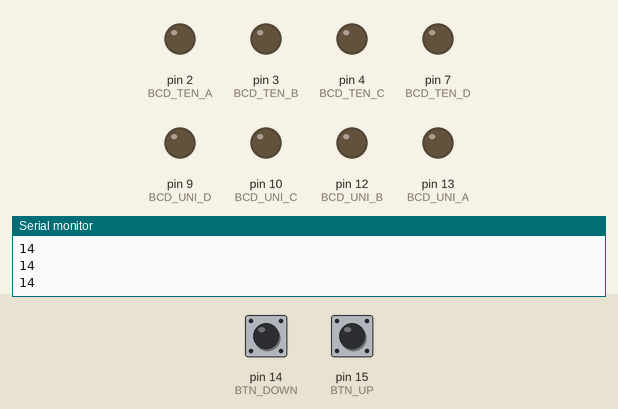
A sketch run on a simulated Arduino Uno, built with avr-gcc and run on an emulated ATmega328P. On the bench: output pins drawn as LEDs (lit = HIGH), the last lines printed to the serial monitor. Dashed ring = blinking. The test bench sets the inputs (shaded band); at power-on: pin 14 (BTN_DOWN) LOW, pin 15 (BTN_UP) LOW.

Above: at 1.8 s.
1.9 s: pin 14 (BTN_DOWN) pulled HIGH for 3.2 s
At 5.5 s:
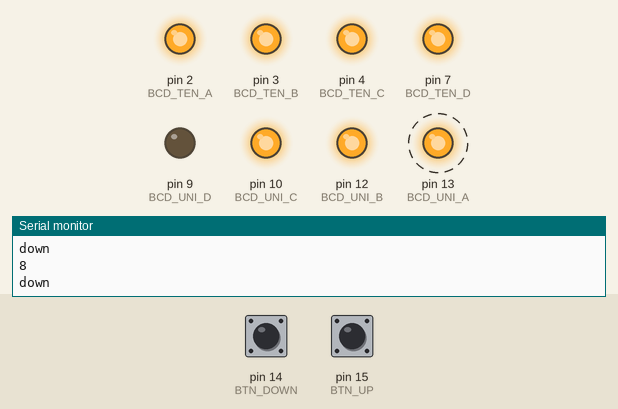
6.6 s: pin 14 (BTN_DOWN) pulled HIGH for 0.6 s
At 8.2 s:
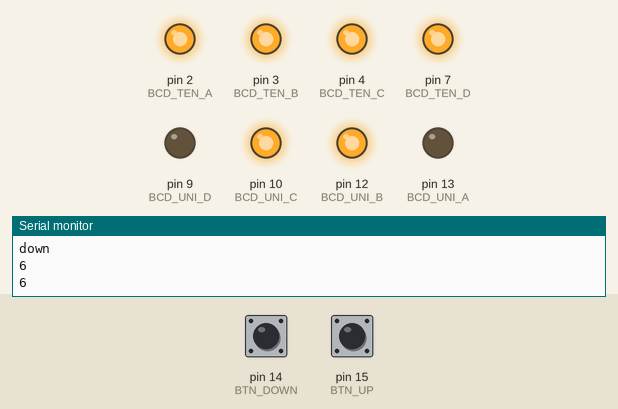
8.7 s: pin 14 (BTN_DOWN) pulled HIGH for 1 s
At 10.1 s:
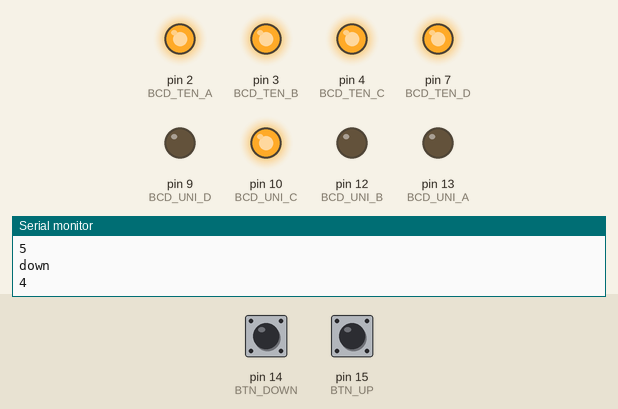
11.2 s: pin 14 (BTN_DOWN) pulled HIGH for 0.6 s
At 12.9 s:
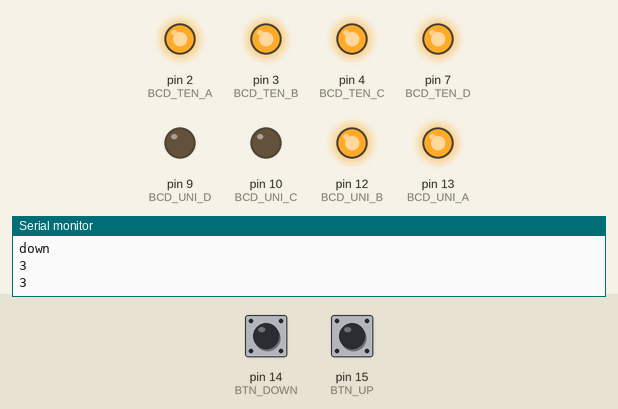
13.3 s: pin 15 (BTN_UP) pulled HIGH for 3.2 s
At 16.4 s:
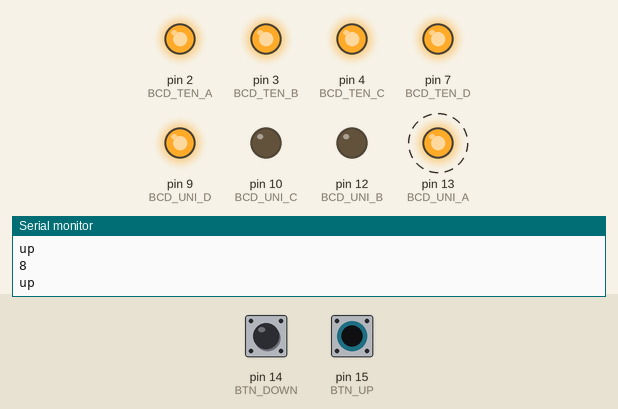
18.0 s: pin 15 (BTN_UP) pulled HIGH for 3.2 s
At 21.4 s:
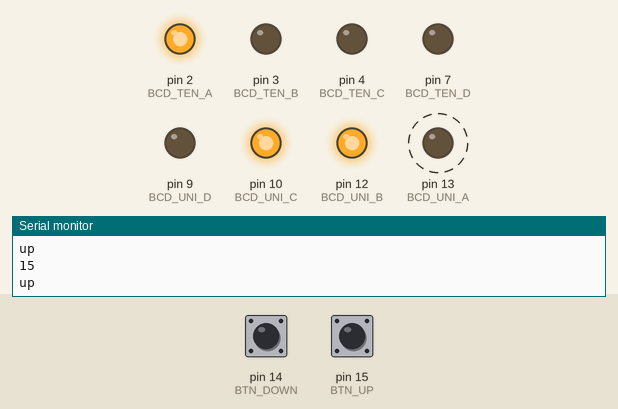
Timing chart, 0 to 22.9 s (numbered marks = the images above; inputs shaded):
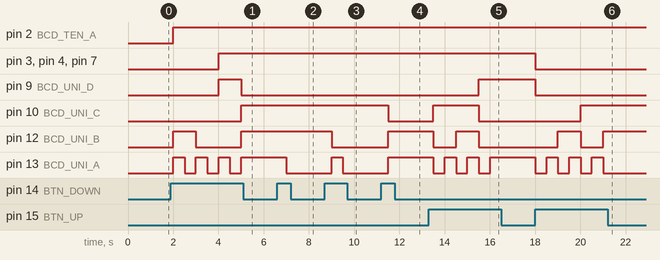

Measured:
- after the input at 1.9 s, pin 2 (BCD_TEN_A): LOW → HIGH after 0.10 s; pin 3 (BCD_TEN_B), pin 4 (BCD_TEN_C), pin 7 (BCD_TEN_D): LOW → HIGH after 2.1 s; pin 9 (BCD_UNI_D): LOW → HIGH after 2.1 s, → LOW 1.0 s later; pin 10 (BCD_UNI_C): LOW → HIGH after 3.1 s; pin 12 (BCD_UNI_B): LOW → HIGH after 0.10 s, → LOW 1.0 s later, → HIGH 2.0 s later
- after the input at 6.6 s, pin 13 (BCD_UNI_A): HIGH → LOW after 0.40 s
- after the input at 8.7 s, pin 12 (BCD_UNI_B): HIGH → LOW after 0.30 s; pin 13 (BCD_UNI_A): LOW → HIGH after 0.30 s, → LOW 0.50 s later
- after the input at 11.2 s, pin 10 (BCD_UNI_C): HIGH → LOW after 0.30 s; pin 12 (BCD_UNI_B), pin 13 (BCD_UNI_A): LOW → HIGH after 0.30 s
- after the input at 13.3 s, pin 9 (BCD_UNI_D): LOW → HIGH after 2.2 s; pin 10 (BCD_UNI_C): LOW → HIGH after 0.20 s, → LOW 2.0 s later; pin 12 (BCD_UNI_B): HIGH → LOW after 0.20 s, → HIGH 1.0 s later, → LOW 1.0 s later; pin 13 (BCD_UNI_A): alternates HIGH for 0.50 s and LOW for 0.50 s, 6 changes in all, then stays HIGH, starting after 0.20 s
- after the input at 18.0 s, pin 3 (BCD_TEN_B), pin 4 (BCD_TEN_C): HIGH → LOW at once

The sketch:

Buttons.ino
```cpp
// I/O Pins
const unsigned int BTN_UP = 15;
const unsigned int BTN_DOWN = 14;
const unsigned int BCD_TEN_A = 2;
const unsigned int BCD_TEN_B = 3;
const unsigned int BCD_TEN_C = 4;
const unsigned int BCD_TEN_D = 7;
const unsigned int BCD_UNI_A = 13;
const unsigned int BCD_UNI_B = 12;
const unsigned int BCD_UNI_C = 10;
const unsigned int BCD_UNI_D = 9;

bool bUp;
bool bDown;

int iTemp = 14;

void setup()
{
  Serial.begin(9600);
  setupIO();

  bUp = false;
  bDown = false;
}

void setupIO()
{
  pinMode(BTN_UP, INPUT);
  pinMode(BTN_DOWN, INPUT);

  pinMode(BCD_TEN_A, OUTPUT);
  pinMode(BCD_TEN_B, OUTPUT);
  pinMode(BCD_TEN_C, OUTPUT);
  pinMode(BCD_TEN_D, OUTPUT);
  pinMode(BCD_UNI_A, OUTPUT);
  pinMode(BCD_UNI_B, OUTPUT);
  pinMode(BCD_UNI_C, OUTPUT);
  pinMode(BCD_UNI_D, OUTPUT);

  digitalWrite(BCD_TEN_A, LOW);
  digitalWrite(BCD_TEN_B, LOW);
  digitalWrite(BCD_TEN_C, LOW);
  digitalWrite(BCD_TEN_D, LOW);
  digitalWrite(BCD_UNI_A, LOW);
  digitalWrite(BCD_UNI_B, LOW);
  digitalWrite(BCD_UNI_C, LOW);
  digitalWrite(BCD_UNI_D, LOW);
}

void loop()
{
  readInput();
  if(bUp)
  {
    Serial.println("up");
    iTemp++;
    setDisplay(iTemp);
  }
  if(bDown)
  {
    Serial.println("down");
    iTemp--;
    setDisplay(iTemp);
  }
  delay(500);

  bUp = false;
  bDown = false;
  Serial.println(iTemp);
}

void readInput()
{
  bUp = HIGH == digitalRead(BTN_UP);
  bDown = HIGH == digitalRead(BTN_DOWN);
}

/**************************************************
** Function tested and working fine on 01/01/17
** re-test if anything is changed
** find test file at Cava\Arduino\Testing\Display
**************************************************/
void setDisplay(int num)
{
  int ten = 0;
  int uni = 0;

  // TODO: what do we do when current temperature is outside this ranges?
  // user plugs device at -5º -> display is unreadable -> user returns
  // malfunctioning device
  if(num > 25)
  {
    ten = 11;
    uni = 11;
  }
  else if(num < 0)
  {
    ten = 12;
    uni = 12;
  }
  else
  {
    ten = num / 10;
    if(0 == ten)
    {
      ten = 15;
    }
    uni = num % 10;
  }
  outputIntToBcd(ten, BCD_TEN_A, BCD_TEN_B, BCD_TEN_C, BCD_TEN_D);
  outputIntToBcd(uni, BCD_UNI_A, BCD_UNI_B, BCD_UNI_C, BCD_UNI_D);
}

/*****************************************************
** Tested along with setDisplay, re-test if changed
*****************************************************/
void outputIntToBcd(int digit, int pinA, int pinB, int pinC, int pinD)
{
  digitalWrite(pinA, 1 == bitRead(digit, 0) ? HIGH : LOW);
  digitalWrite(pinB, 1 == bitRead(digit, 1) ? HIGH : LOW);
  digitalWrite(pinC, 1 == bitRead(digit, 2) ? HIGH : LOW);
  digitalWrite(pinD, 1 == bitRead(digit, 3) ? HIGH : LOW);
}
```
